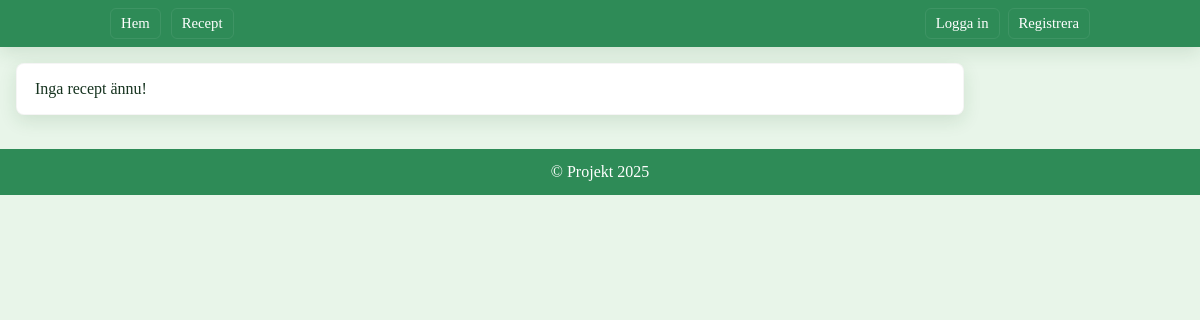
The app's page /recipe_collection, older data.
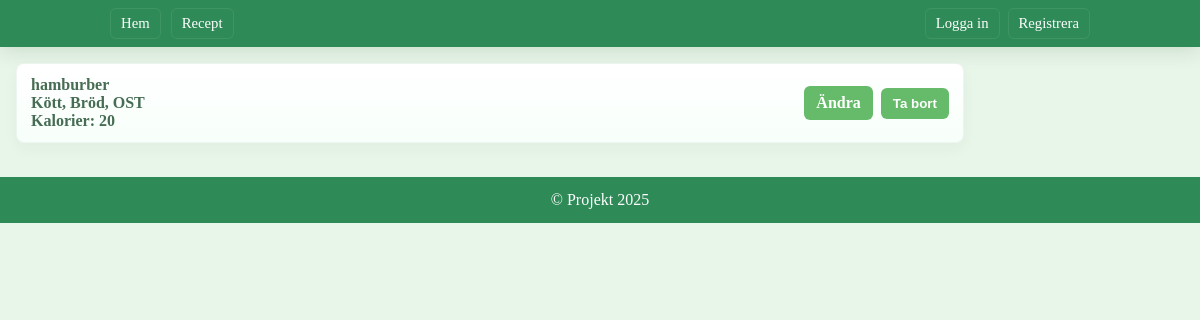
The same page, newer data.
### tables this page shows
CREATE TABLE recipes (
                        id INTEGER PRIMARY KEY AUTOINCREMENT,
                        title TEXT NOT NULL
                    , ingredients TEXT, calories INTEGER);

### app.py (the view)
@app.route('/recipe_collection')
def recipe_collection():
    recipes = get_all_recipes()
    return render_template('recipe_collection.html', recipes=recipes)

### app.py (called while the page is built)
def get_all_recipes():
    with sqlite3.connect('app.db') as conn:
        conn.row_factory = sqlite3.Row
        cursor = conn.cursor()
        cursor.execute("SELECT id, title, ingredients, calories FROM recipes ORDER BY id")
        return cursor.fetchall()

### templates/recipe_collection.html (shortened to what this page needs)
{% extends "base.html" %}
{% block content %}
    <ul class="recipe-list">
        {% for r in recipes %}
        <li data-id="{{ r['id'] }}">
            <div class="recipe-title">
                {{ r['title'] }}
                {% if r['ingredients'] %}
                <div class="recipe-ingredients">{{ r['ingredients'] }}</div>
                {% endif %}
                {% if r['calories'] %}
                <div class="recipe-calories">Kalorier: {{ r['calories'] }}</div>
                {% endif %}
            </div>
            <div class="recipe-actions">
                <a class="btn" href="{{ url_for('edit_recipe', recipe_id=r['id']) }}">Ändra</a>
                <form method="POST" action="{{ url_for('delete_recipe', recipe_id=r['id']) }}" style="margin:0;">
                    <button class="btn btn-danger" type="submit" aria-label="Ta bort recept">Ta bort</button>
                </form>
            </div>
        </li>
        {% else %}
        <li class="card">Inga recept ännu!</li>
        {% endfor %}
    </ul>
{% endblock %}

### templates/base.html (shortened to what this page needs)
<!DOCTYPE html>
<html lang="en">
<head>
    <link rel="stylesheet" href="{{ url_for('static', filename='style.css') }}">
</head>
<body>
    <div class="app">
        {% if not hide_nav %}
        <nav class="main-nav">
            <div class="nav-inner">
                <div class="nav-list">
                    <a class="nav-link" href="{{ url_for('index') }}">Hem</a>
                    <a class="nav-link" href="{{ url_for('recipe_collection') }}">Recept</a>
                </div>
                <div class="left">
                    {% if session.get('username') %}
                        <span>Inloggad som: {{ session.get('username') }}</span>
                        <a class="nav-link" href="{{ url_for('logout') }}">Logga ut</a>
                    {% else %}
                        <a class="nav-link" href="{{ url_for('login') }}">Logga in</a>
                        <a class="nav-link" href="{{ url_for('register') }}">Registrera</a>
                    {% endif %}
                </div>
            </div>
        </nav>
        {% endif %}
        <main class="site-main container content-left">
            {% block content %}{% endblock %}
        </main>
        {% if not hide_nav %}
        <footer>
            &copy; Projekt 2025
        </footer>
        {% endif %}
    </div>
</body>
</html>

### static/style.css (style rules this page uses)
:root { --primary-color: #2E8B57; --secondary-color: #E8F5E9; --third-color: #66BB6A; --forth-color: #1B5E20; --font-family: 'Arial, sans-serif'; --bg: var(--secondary-color); --text-color: #16331f; --muted: #466c53; --accent: #ffd54f; --danger: #d32f2f; --shadow: 0 6px 18px rgba(27,94,32,0.12); --radius: 8px; --gap: 12px; --nav-bg: var(--primary-color); --btn-bg: var(--third-color); --btn-hover: #4ea05a; --btn-contrast: #ffffff; }
html, body { height: 100%; margin: 0; background: var(--bg); color: var(--text-color); font-family: var(--font-family); -webkit-font-smoothing: antialiased; -moz-osx-font-smoothing: grayscale; }
a { color: inherit; text-decoration: none; }
.container { max-width: 980px; margin: 0 auto; padding: 0 16px; box-sizing: border-box; }
.app { min-height: 100vh; display: flex; flex-direction: column; }
.site-main { flex: 1 1 auto; display: block; }
.site-main { flex: none; display: block; }
.main-nav { width: 100%; background: var(--nav-bg); color: white; padding: 8px 0; box-shadow: var(--shadow); border-radius: 0; }
.nav-inner { max-width: 980px; margin: 0 auto; padding: 0 16px; display: flex; align-items: center; justify-content: space-between; gap: 12px; }
.nav-list { display:flex; gap:10px; align-items:center; flex-wrap:wrap; }
.left, .nav-actions { display:flex; gap:8px; align-items:center; }
.nav-list { display: flex; gap: 10px; align-items: center; flex-wrap: nowrap; }
.nav-list, .nav-actions { white-space: nowrap; overflow-x: auto; }
.nav-link { padding: 6px 10px; background: transparent; color: white; border-radius: 6px; border: 1px solid rgba(255,255,255,0.08); font-size: 0.92rem; transition: transform 0.12s cubic-bezier(.2,.9,.2,1), background 0.12s, box-shadow 0.12s; }
.btn { cursor: pointer; display: inline-flex; gap: 8px; align-items: center; justify-content: center; padding: 8px 12px; border-radius: 6px; border: none; color: var(--btn-contrast); background: var(--btn-bg); transition: transform 0.08s, background 0.12s, box-shadow 0.12s; font-weight: 600; }
.btn { transition: transform 0.12s cubic-bezier(.2,.9,.2,1), background 0.12s, box-shadow 0.12s; }
::placeholder { font-size: 18px; }
form { margin: 0; }
footer { background: var(--nav-bg); padding: 14px 0; text-align: center; color: white; margin-top: 18px; }
.site-main.container.content-left { margin: 0; padding-left: 16px; max-width: 980px; box-sizing: border-box; }
ul.recipe-list { list-style: none; margin: 16px 0; padding: 0; display: flex; flex-direction: column; gap: 10px; }
li[data-id] { display: flex; align-items: center; justify-content: space-between; padding: 12px 14px; gap: 12px; border-radius: 8px; background: linear-gradient(180deg, #ffffff 0%, #f7fffa 100%); border: 1px solid rgba(27,94,32,0.06); box-shadow: 0 6px 14px rgba(27,94,32,0.04); }
.recipe-title { flex: 1 1 auto; font-weight: 600; color: var(--muted); word-break: break-word; }
.recipe-actions { display: flex; gap: 8px; align-items: center; flex-shrink: 0; }

Row changes from the older to the newer data that the page shows:
added recipes: title "hamburber", ingredients "Kött, Bröd, OST", calories "20"
Text that changed along with them:
text no longer shown: "Inga recept ännu!"
